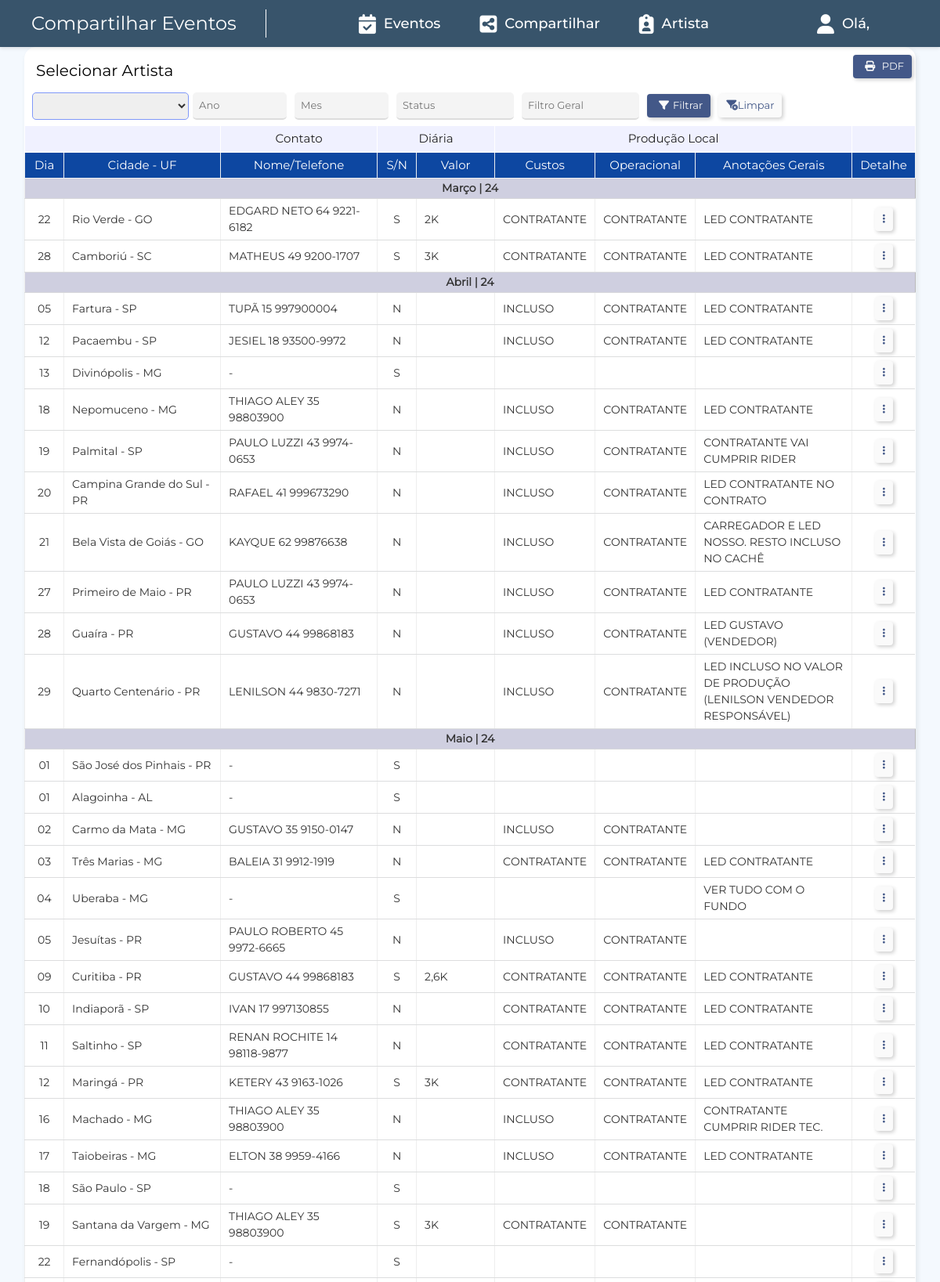
The page /eventos/compartilhar/ (upper part) on the database its author committed.
### eventos/models.py (models this page shows, shortened)
class AgendarEvento(models.Model):
    TIPO_DIARIA = [('S', 'Sim'), ('N', 'Não')]
    data_evento = models.DateField(blank=False,null=False)
    artista = models.ForeignKey(Artista, on_delete= models.PROTECT)
    estado = models.ForeignKey(Estado, on_delete= models.PROTECT)
    uf = models.CharField(max_length=2, blank=True,null=True)
    cidade = models.CharField(max_length=100, blank=False,null=False)
    comissao = models.CharField(max_length=255, blank=True,null=True)
    producao = models.CharField(max_length=255, blank=True,null=True)
    valor_show = models.TextField()
    nome_vendedor =  models.CharField(max_length=100, blank=True,null=True)
    status = models.ForeignKey(DescricaoStatus, on_delete=models.PROTECT)
    data_enviado = models.DateField(blank=True,null=True)
    data_assinado = models.DateField(blank=True,null=True)
    diaria = models.CharField(max_length=1, choices=TIPO_DIARIA, blank=True, null=True)
    valor_diaria = models.CharField(max_length=255, blank=True,null=True)
    contato_nome_tel = models.CharField(max_length=255, blank=True,null=True)
    custos = models.CharField(max_length=255, blank=True,null=True)
    operacional = models.CharField(max_length=255, blank=True,null=True)
    obs = models.TextField(blank=True,null=True)
    anotacoes = models.TextField(blank=True,null=True)
    class Meta:
        verbose_name = 'Evento'
        verbose_name_plural = 'Eventos'

### eventos/views.py (the view, shortened to what this page needs)
# urls.py: path('compartilhar/', views.CompartilharEventosListView.as_view(), name='compartilhar_eventos'),
class CompartilharEventosListView(ListView):
    model = AgendarEvento
    template_name = 'eventos_compartilhar.html'
    context_object_name = 'eventos'
    def get_queryset(self):
        eventos = AgendarEvento.objects.all().order_by('data_evento')
        lista = super().get_queryset()
        cidade = self.request.GET.get('Cidade')
        vendedor = self.request.GET.get('Vendedor')
        ano = self.request.GET.get('Ano')
        mes = self.request.GET.get('Mes')
        status = self.request.GET.get('Status')
        artista = self.request.GET.get('artista')
        if artista:
            eventos = eventos.filter(artista__nome_social=artista)
        if cidade:
            eventos = eventos.filter(cidade__icontains=cidade)
        if vendedor:
            eventos = eventos.filter(nome_vendedor__icontains=vendedor)
        if ano:
            anos_selecionados = ano.split(";")
            eventos = eventos.filter(data_evento__year__in=anos_selecionados)
        if mes:
            meses_selecionados = mes.split(";")
            eventos = eventos.filter(data_evento__month__in=meses_selecionados)
        if status:
            ids_status = status.split(";")
            eventos = eventos.filter(status__id__in=ids_status)
        for key, group in groupby(eventos, key=lambda x: (x.data_evento.year, x.data_evento.month)):
            group_list = list(group)
            for i, evento in enumerate(group_list):
                evento.show_month_title = i == 0
                evento.show_year_title = i == 0 and evento.show_month_title
        return eventos
    def get_context_data(self, **kwargs):
        context = super().get_context_data(**kwargs)
        artistas = AgendarEvento.objects.values_list('artista__nome_social',flat=True).distinct()
        context['status'] = DescricaoStatus.objects.all()
        context['artistas'] = artistas
        context['anos'] = AgendarEvento.objects.dates('data_evento', 'year')
        context['meses'] = AgendarEvento.objects.dates('data_evento', 'month')
        return context

### eventos/models.py (called while the page is built)
    def __str__(self) -> str:
        return self.descricao

### eventos/templates/eventos_compartilhar.html (shortened to what this page needs)
{% extends "base.html" %}
{% block content %}
{% load static %}
<head>
    <link href="{% static 'eventos/css/evento_share.css' %}" rel="stylesheet" />
    <span style="display: none;">{% block page %}Compartilhar Eventos{% endblock %}</span>
</head>
<body>
    <div class="tables">
        <div>
            <div class="table-estilo">
                <div style="display: flex; justify-content: space-between;">
                    <div class="artista" style="font-size: 20px;">Selecionar Artista</div>
                    <div>
                        <button class="btn" onclick="printAssistanceTable()">
                            <i class="fa-solid fa-print"></i> PDF
                        </button>
                    </div>
                </div>
                <div class="table-header">
                    <form action="{% url "compartilhar_eventos" %}" method="GET">
                        <div style="display: flex; justify-content: space-between;">
                            <div style="display: flex;">
                                <select name="artista" id="" style="font-size: 15px; height: 35px;">
                                    <option value="{{evento.artista}}"></option>
                                    {% for artista in artistas %}
                                        <option value="{{artista}}" {% if request.GET.artista == artista %}selected{% endif%}> {{artista}}</option>
                                    {% endfor %}
                                </select>
                            </div>
                            <div class="filtro-section">
                                <input id="multiSelectLabelAno" type="text" name="Ano" placeholder="Ano"
                                    title="Ano" autocomplete="off" value="{{ request.GET.Ano }}" style="width: 120px;">
                            </div>
                            <div class="filtro-section">
                                <input id="multiSelectLabelMes" type="text" name="Mes" placeholder="Mes"
                                    title="Mes" autocomplete="off" value="{{ request.GET.Mes }}" style="width: 120px;">
                            </div>
                            <div class="filtro-section">
                                <input id="multiSelectLabelStatus" type="text" name="Status" placeholder="Status"
                                    title="Status" autocomplete="off" value="{{ request.GET.Status }}">
                            </div>
                            <div style="display: flex;">
                                <div class="filtro-section">
                                    <input type="text" name="filtro_geral" placeholder="Filtro Geral"
                                        title="Filtro de informações para os campos de texto."
                                        value="{{ request.GET.filtro_geral }}">
                                </div>
                                <button type="submit" class="btn">
                                    <i class="fa fa-filter"></i>Filtrar
                                </button>
                                <a href="{% url 'compartilhar_eventos' %}" class="btn-inverse">
                                    <i class="fa-solid fa-filter-circle-xmark"></i>Limpar
                                </a>
                            </div>
                        </div>
                    </form>
                </div>
                <div class="table-container" id="compartilhar-artista">
                    <table class="table-eventos" id="eventTable">
                        <thead>
                            <tr class="title-group">
                                <th colspan="2"></th>
                                <th colspan="1">Contato</th>
                                <th colspan="2">Diária</th>
                                <th colspan="3">Produção Local</th>
                                <th colspan="1" style="min-width: 50px;" class="remove"></th>
                            </tr>
                            <tr class="title">
                                <th style="min-width: 50px;">Dia</th>
                                <th>Cidade - UF</th>
                                <th>Nome/Telefone</th>
                                <th style="min-width: 50px;">S/N</th>
                                <th>Valor</th>
                                <th>Custos</th>
                                <th>Operacional</th>
                                <th>Anotações Gerais</th>
                                <th style="min-width: 50px;" class="remove">Detalhe</th>
                            </tr>
                        </thead>
                        <tbody>
                            {% if eventos %}
                            {% for evento in eventos %}
                            {% if evento.show_month_title %}
                            <tr class="month-title">
                                <td colspan="9">{{ evento.data_evento|date:"F | y" }}</td>
                            </tr>
                            {% endif %}
                            <tr>
                                <td style="text-align: center;">{{ evento.data_evento|date:"d"|default:"" }}</td>
                                <td>{{ evento.cidade|default:"" }} - {{ evento.uf|default:"" }}</td>
                                <td>{{ evento.contato_nome_tel|default:"-" }}</td>
                                <td style="text-align: center;">{{ evento.diaria|default:"-" }}</td>
                                <td>{{ evento.valor_diaria|default:"" }}</td>
                                <td>{{ evento.custos|default:"" }}</td>
                                <td>{{ evento.operacional|default:"" }}</td>
                                <td>{{ evento.anotacoes|default:"" }}</td>
                                <td style="text-align: center;" class="remove">
                                    <a href="{% url 'evento_detalhe' evento.pk %}?source_page=compartilhar_eventos" class="btn-inverse">
                                        <i class="fa-solid fa-ellipsis-vertical"></i>
                                    </a>
                                </td>
                            </tr>
                            {% endfor %}
                            {% else %}
                            <tr>
                                <td colspan="5">Sem eventos disponíveis</td>
                            </tr>
                            {% endif %}
                        </tbody>
                    </table>
                </div>
            </div>
        </div>
    </div>
</body>
{% endblock content %}

### templates/static/geral/css/base.css (style rules this page uses)
body { color: var(--cor-fonte-geral) !important; font-size: 14px; background-color: var(--cor-background-body); margin: 0; padding: 0; }
a { text-decoration: none; }

### templates/static/eventos/css/evento_share.css (style rules this page uses)
* { font-family: var(--fonte-geral); }
.tables { display: flex; margin-top: 5%; justify-content: center; }
.table-estilo { padding: 10px 0px; margin-inline: 10px; background-color: var(--cor-branco); border-radius: 15px; border-color: var(--borda-input); box-shadow: 2px 3px 5px 1px rgba(109, 109, 109, 0.1); }
.table-header { display: flex; padding-inline: 10px; height: 50px; justify-content: space-between; align-items: center; }
.table-container { position: relative; height: calc(75vh); overflow-x: visible; overflow-y: auto; }
.table-eventos { cursor: cell; }
.table-eventos thead { position: sticky; top: 0; z-index: 2; }
.table-eventos th { border: 1px solid var(--borda-vertical); text-align: center; min-width: 100px; max-width: 200px; padding: 5px 10px; font-size: 15px; font-weight: 100; }
.table-eventos td { padding: 5px 10px; color: var(--cor-fonte); font-size: 14px; background-color: white; border-bottom: 1px solid var(--borda-bottom); border-left: 1px solid #eee; max-width: 200px; }
.title { background-color: var(--fundo-tabela-th); white-space: nowrap; color: white; text-align: center; cursor: cell; }
.title-group { background-color: rgb(240, 241, 255); white-space: nowrap; text-align: center; cursor: cell; }
.title-group th { color: #222; font-weight: 500; border: 1px solid #fff; }
.month-title { color: #fff; border: 1px solid #bbb; text-align: center; }
.month-title td { padding: 2px; background-color: var(--fundo-month-td); font-weight: bold; }
.btn { display: inline-block; text-align: center; background-color: var(--botoes-pedidos); color: var(--cor-escrita-botao); border: none; height: 30px; width: auto; padding: 5px 10px; margin: auto 5px; font-size: small; border-radius: 4px; cursor: pointer; white-space: nowrap; transition: background-color 0.3s ease-in-out; box-shadow: 2px 2px 5px rgba(0, 0, 0, 0.2); }
.btn i { margin-inline: 5px; }
.btn-inverse { display: inline-block; text-align: center; background-color: var(--cor-escrita-botao); color: var(--botoes-pedidos); border: var(--botoes-pedidos); height: 30px; width: auto; padding: 5px 10px; margin: auto 5px; font-size: small; border-radius: 4px; cursor: pointer; white-space: nowrap; transition: background-color 0.3s ease-in-out; box-shadow: 2px 2px 5px rgba(0, 0, 0, 0.2); }
select { border: 1px solid rgb(128, 152, 249); border-radius: 5px; padding: 5px 10px; color: var(--cor-fonte); cursor: pointer; min-width: 200px; transition: background-color 0.3s ease; }
select option { background-color: var(--cor-bg-opcoes-select); }
.filtro-section { margin-inline: 5px; width: auto; }
.filtro-section input { padding: 8px; font-size: small; border: none; border-bottom: 2px solid var(--borda-input); outline: none; border-radius: 5px; width: 150px; height: 35px; background-color: #eeeeee9d; }
.artista { font-size: 25px; font-weight: 500; margin: 5px 15px; }

### rows shown on the page
AgendarEvento: data_evento|y "Março | 24", data_evento "22", cidade "Rio Verde", uf "GO", contato_nome_tel "EDGARD NETO 64 9221-6182", diaria "S", valor_diaria "2K", custos "CONTRATANTE", operacional "CONTRATANTE", anotacoes "LED CONTRATANTE"
AgendarEvento: data_evento "28", cidade "Camboriú", uf "SC", contato_nome_tel "MATHEUS 49 9200-1707", diaria "S", valor_diaria "3K", custos "CONTRATANTE", operacional "CONTRATANTE", anotacoes "LED CONTRATANTE"
AgendarEvento: data_evento|y "Abril | 24", data_evento "05", cidade "Fartura", uf "SP", contato_nome_tel "TUPÃ 15 997900004", diaria "N", custos "INCLUSO", operacional "CONTRATANTE", anotacoes "LED CONTRATANTE"
AgendarEvento: data_evento "12", cidade "Pacaembu", uf "SP", contato_nome_tel "JESIEL 18 93500-9972", diaria "N", custos "INCLUSO", operacional "CONTRATANTE", anotacoes "LED CONTRATANTE"
AgendarEvento: data_evento "13", cidade "Divinópolis", uf "MG", contato_nome_tel "-", diaria "S"
AgendarEvento: data_evento "18", cidade "Nepomuceno", uf "MG", contato_nome_tel "THIAGO ALEY 35 98803900", diaria "N", custos "INCLUSO", operacional "CONTRATANTE", anotacoes "LED CONTRATANTE"
AgendarEvento: data_evento "19", cidade "Palmital", uf "SP", contato_nome_tel "PAULO LUZZI 43 9974-0653", diaria "N", custos "INCLUSO", operacional "CONTRATANTE", anotacoes "CONTRATANTE VAI CUMPRIR RIDER"
AgendarEvento: data_evento "20", cidade "Campina Grande do Sul", uf "PR", contato_nome_tel "RAFAEL 41 999673290", diaria "N", custos "INCLUSO", operacional "CONTRATANTE", anotacoes "LED CONTRATANTE NO CONTRATO"
AgendarEvento: data_evento "21", cidade "Bela Vista de Goiás", uf "GO", contato_nome_tel "KAYQUE 62 99876638", diaria "N", custos "INCLUSO", operacional "CONTRATANTE", anotacoes "CARREGADOR E LED NOSSO. RESTO INCLUSO NO CACHÊ"
AgendarEvento: data_evento "27", cidade "Primeiro de Maio", uf "PR", contato_nome_tel "PAULO LUZZI 43 9974-0653", diaria "N", custos "INCLUSO", operacional "CONTRATANTE", anotacoes "LED CONTRATANTE"
AgendarEvento: data_evento "28", cidade "Guaíra", uf "PR", contato_nome_tel "GUSTAVO 44 99868183", diaria "N", custos "INCLUSO", operacional "CONTRATANTE", anotacoes "LED GUSTAVO (VENDEDOR)"
AgendarEvento: data_evento "29", cidade "Quarto Centenário", uf "PR", contato_nome_tel "LENILSON 44 9830-7271", diaria "N", custos "INCLUSO", operacional "CONTRATANTE", anotacoes "LED INCLUSO NO VALOR DE PRODUÇÃO (LENILSON VENDEDOR RESPONSÁVEL)"
AgendarEvento: data_evento|y "Maio | 24", data_evento "01", cidade "São José dos Pinhais", uf "PR", contato_nome_tel "-", diaria "S"
AgendarEvento: data_evento "01", cidade "Alagoinha", uf "AL", contato_nome_tel "-", diaria "S"
AgendarEvento: data_evento "02", cidade "Carmo da Mata", uf "MG", contato_nome_tel "GUSTAVO 35 9150-0147", diaria "N", custos "INCLUSO", operacional "CONTRATANTE"
AgendarEvento: data_evento "03", cidade "Três Marias", uf "MG", contato_nome_tel "BALEIA 31 9912-1919", diaria "N", custos "CONTRATANTE", operacional "CONTRATANTE", anotacoes "LED CONTRATANTE"
AgendarEvento: data_evento "04", cidade "Uberaba", uf "MG", contato_nome_tel "-", diaria "S", anotacoes "VER TUDO COM O FUNDO"
AgendarEvento: data_evento "05", cidade "Jesuítas", uf "PR", contato_nome_tel "PAULO ROBERTO 45 9972-6665", diaria "N", custos "INCLUSO", operacional "CONTRATANTE"
AgendarEvento: data_evento "09", cidade "Curitiba", uf "PR", contato_nome_tel "GUSTAVO 44 99868183", diaria "S", valor_diaria "2,6K", custos "CONTRATANTE", operacional "CONTRATANTE", anotacoes "LED CONTRATANTE"
AgendarEvento: data_evento "10", cidade "Indiaporã", uf "SP", contato_nome_tel "IVAN 17 997130855", diaria "N", custos "CONTRATANTE", operacional "CONTRATANTE", anotacoes "LED CONTRATANTE"
AgendarEvento: data_evento "11", cidade "Saltinho", uf "SP", contato_nome_tel "RENAN ROCHITE 14 98118-9877", diaria "N", custos "CONTRATANTE", operacional "CONTRATANTE", anotacoes "LED CONTRATANTE"
AgendarEvento: data_evento "12", cidade "Maringá", uf "PR", contato_nome_tel "KETERY 43 9163-1026", diaria "S", valor_diaria "3K", custos "CONTRATANTE", operacional "CONTRATANTE", anotacoes "LED CONTRATANTE"
AgendarEvento: data_evento "16", cidade "Machado", uf "MG", contato_nome_tel "THIAGO ALEY 35 98803900", diaria "N", custos "INCLUSO", operacional "CONTRATANTE", anotacoes "CONTRATANTE CUMPRIR RIDER TEC."
AgendarEvento: data_evento "17", cidade "Taiobeiras", uf "MG", contato_nome_tel "ELTON 38 9959-4166", diaria "N", custos "INCLUSO", operacional "CONTRATANTE", anotacoes "LED CONTRATANTE"
AgendarEvento: data_evento "18", cidade "São Paulo", uf "SP", contato_nome_tel "-", diaria "S"
AgendarEvento: data_evento "19", cidade "Santana da Vargem", uf "MG", contato_nome_tel "THIAGO ALEY 35 98803900", diaria "S", valor_diaria "3K", custos "CONTRATANTE", operacional "CONTRATANTE"
AgendarEvento: data_evento "22", cidade "Fernandópolis", uf "SP", contato_nome_tel "-", diaria "S"
